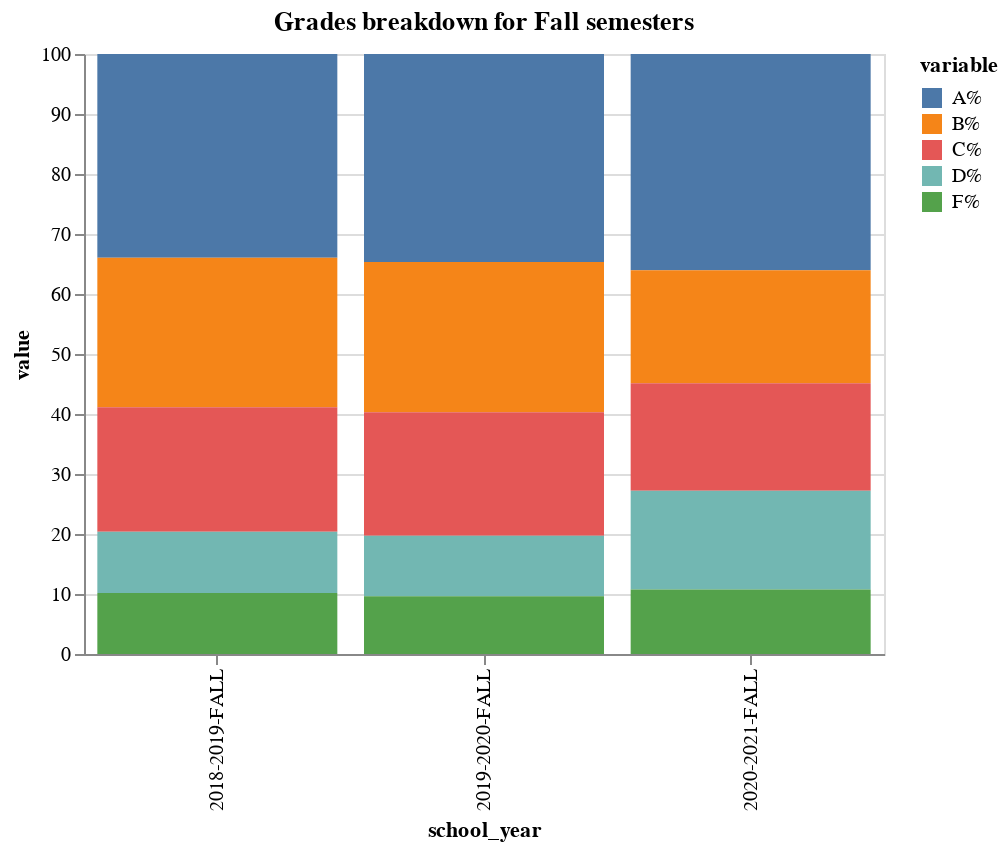

Notebook code for this chart:
### Code cell
alt.Chart(fall_only_chart).mark_bar().encode(
    x='school_year',
    y='value',
    color='variable',  
).properties(
    title='Grades breakdown for Fall semesters',
    width=400,
    height=300
)

### Figure 1 — Vega-Lite specification as saved in the notebook (floating-point values rounded to 4 significant figures)
{"config": {"view": {"continuousWidth": 400, "continuousHeight": 300}}, "data": {"name": "data-5b4b268330c41fb323a70a89f7e6b183"}, "mark": "bar", "encoding": {"color": {"type": "nominal", "field": "variable"}, "x": {"type": "nominal", "field": "school_year"}, "y": {"type": "quantitative", "field": "value"}}, "height": 300, "title": "Grades breakdown for Fall semesters", "width": 400, "$schema": "https://vega.github.io/schema/vega-lite/v4.8.1.json", "datasets": {"data-5b4b268330c41fb323a70a89f7e6b183": [{"school_year": "2018-2019-FALL", "variable": "A%", "value": 33.96}, {"school_year": "2019-2020-FALL", "variable": "A%", "value": 34.69}, {"school_year": "2020-2021-FALL", "variable": "A%", "value": 36.06}, {"school_year": "2018-2019-FALL", "variable": "B%", "value": 24.92}, {"school_year": "2019-2020-FALL", "variable": "B%", "value": 25.02}, {"school_year": "2020-2021-FALL", "variable": "B%", "value": 18.81}, {"school_year": "2018-2019-FALL", "variable": "C%", "value": 20.74}, {"school_year": "2019-2020-FALL", "variable": "C%", "value": 20.58}, {"school_year": "2020-2021-FALL", "variable": "C%", "value": 17.94}, {"school_year": "2018-2019-FALL", "variable": "D%", "value": 10.21}, {"school_year": "2019-2020-FALL", "variable": "D%", "value": 10.07}, {"school_year": "2020-2021-FALL", "variable": "D%", "value": 16.43}, {"school_year": "2018-2019-FALL", "variable": "F%", "value": 10.18}, {"school_year": "2019-2020-FALL", "variable": "F%", "value": 9.637}, {"school_year": "2020-2021-FALL", "variable": "F%", "value": 10.76}]}}
